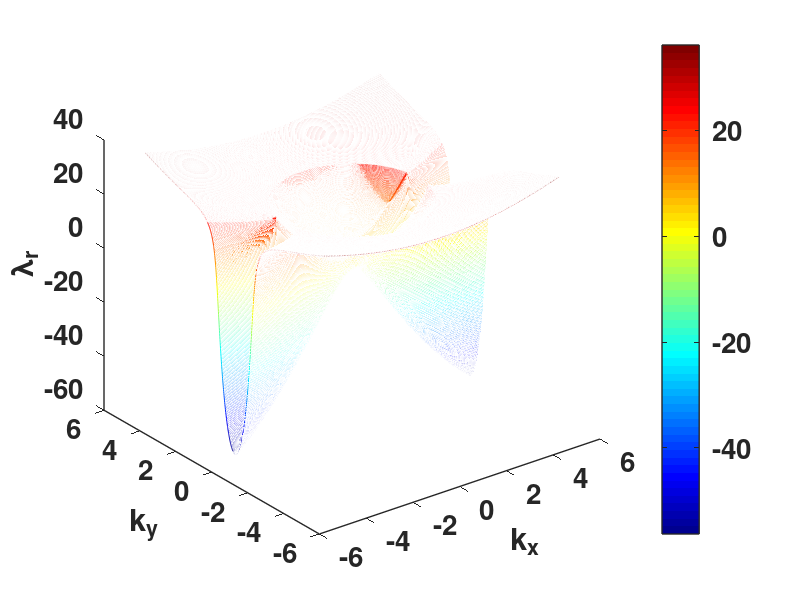
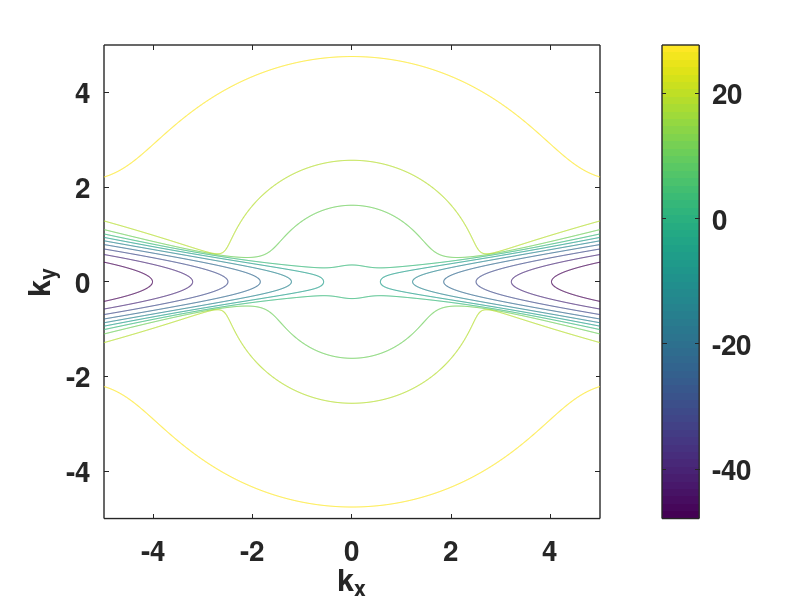

Write MATLAB code to recreate these figures, in order.
function GR2D
% this code plot the growth rate of the linear stability analysis in 1D
clear all; close all; clc
i = sqrt(-1);
set(0, 'defaultaxesfontsize', 20, 'defaultaxesfontWeight', 'bold', 'defaultaxesLineWidth', 1)
% fig1ad: alpha = 1; beta = 10; gamma0 = 1000; ki0 = 10; gamma = 1; mu0 = 1; Pe = 1.2; ki1 = ki0*gamma; nu = 4; n0 = 10; c0 = 01;
% fig1be: alpha = 1; beta = 10; gamma0 = 1000; ki0 = 10; gamma = 0.01; mu0 = 1; Pe = 1.2; ki1 = ki0/gamma; nu = 4; n0 = 1; c0 = 1;
% fig1cf: alpha = 0.1; beta = 10; gamma0 = 1000; ki0 = 10; gamma = 1; mu0 = 0.05; Pe = 1.2; ki1 = ki0/gamma; nu = 4; n0 = 1; c0 = 1;

% parameters of the model
% alpha = 0.01; beta = 10; gamma0 = 1000; ki0 = 10; gamma = 1; mu0 = 0.05;
% Pe = 1.20; ki1 = ki0*gamma; nu = 4; n0 = 0.01; c0 = 0.01;

alpha = 0.25; beta = 10; gamma0 = 100; ki0 = 10; gamma = 1; 
mu0 = 1; Pe = 1.2; ki1 = ki0*gamma; nu = 4; n0 = 1; c0 = 1;

% wave vector grid
kx0 = -5; kxf = 5; ky0 = -5; kyf = 5; m = 512.*2;
dkx = (kxf - kx0)/m; dky = (kyf - ky0)*dkx/(kxf - kx0);
kx = kx0:dkx:kyf; ky = ky0:dky:kyf;
[kx,ky] = meshgrid(kx,ky); k = sqrt(kx.^2 + ky.^2);

% b = -k.^2.*(1 + alpha) - beta.*n0 - k.^2.*(Pe.*n0./(1 + n0).^2 + ki1.*c0)./(1 + nu.*k.^2) + i.*ky.*mu0.*gamma0.*(2.*n0 - gamma + n0./(1 + nu.*k.^2));
% 
% c = (-alpha.*k.^2 - beta.*n0 - ki1.*c0.*k.^2./(1 + nu.*k.^2) + i.*ky.*mu0.*gamma0.*n0).*(-k.^2.*(1 + Pe.*n0.*k.^2./((1 + n0).^2.*(1 + nu.*k.^2))) + i.*ky.*mu0.*gamma0.*(n0 - gamma + n0./(1 + nu.*k.^2))) - n0.*c0.*k.^2.*(ki0 + ki1./(1 + nu.*k.^2)).*(beta + (Pe./(1 + n0).^2 + i.*mu0.*gamma0.*ky)./(1 + nu.*k.^2)); 
% lambda1 = (-(-k.^2.*(1 + alpha) - beta.*n0 - k.^2.*(Pe.*n0./(1 + n0).^2 + ki1.*c0)./(1 + nu.*k.^2) + i.*ky.*mu0.*gamma0.*(2.*n0 - gamma + n0./(1 + nu.*k.^2))) + sqrt((-k.^2.*(1 + alpha) - beta.*n0 - k.^2.*(Pe.*n0./(1 + n0).^2 + ki1.*c0)./(1 + nu.*k.^2) + i.*ky.*mu0.*gamma0.*(2.*n0 - gamma + n0./(1 + nu.*k.^2))).^2 - 4.*((-alpha.*k.^2 - beta.*n0 - ki1.*c0.*k.^2./(1 + nu.*k.^2) + i.*ky.*mu0.*gamma0.*n0).*(-k.^2.*(1 + Pe.*n0.*k.^2./((1 + n0).^2.*(1 + nu.*k.^2))) + i.*ky.*mu0.*gamma0.*(n0 - gamma + n0./(1 + nu.*k.^2))) - n0.*c0.*k.^2.*(ki0 + ki1./(1 + nu.*k.^2)).*(beta + (Pe./(1 + n0).^2 + i.*mu0.*gamma0.*ky)./(1 + nu.*k.^2)))));

lambda2 = (-(-k.^2.*(1 + alpha) - beta.*n0 - k.^2.*(Pe.*n0./(1 + n0).^2 + ki1.*c0)./(1 + nu.*k.^2) + i.*ky.*mu0.*gamma0.*(2.*n0 - gamma + n0./(1 + nu.*k.^2))) - sqrt((-k.^2.*(1 + alpha) - beta.*n0 - k.^2.*(Pe.*n0./(1 + n0).^2 + ki1.*c0)./(1 + nu.*k.^2) + i.*ky.*mu0.*gamma0.*(2.*n0 - gamma + n0./(1 + nu.*k.^2))).^2 - 4.*((-alpha.*k.^2 - beta.*n0 - ki1.*c0.*k.^2./(1 + nu.*k.^2) + i.*ky.*mu0.*gamma0.*n0).*(-k.^2.*(1 + Pe.*n0.*k.^2./((1 + n0).^2.*(1 + nu.*k.^2))) + i.*ky.*mu0.*gamma0.*(n0 - gamma + n0./(1 + nu.*k.^2))) - n0.*c0.*k.^2.*(ki0 + ki1./(1 + nu.*k.^2)).*(beta + (Pe./(1 + n0).^2 + i.*mu0.*gamma0.*ky)./(1 + nu.*k.^2)))));

% figure
% mesh(kx, ky, real(lambda1)); hold on
% xlabel 'k_x', ylabel 'k_y', zlabel '\lambda_r'

% figure
% mesh(kx, ky, real(lambda2)); grid off; colormap(jet)
% xlabel 'k_x', ylabel 'k_y', zlabel '\lambda_r'

figure
mesh(kx, ky, real(lambda2)); grid off; colormap(jet)
xlabel 'k_x', ylabel 'k_y', zlabel '\lambda_r'
colorbar 

figure
contour(kx, ky, real(lambda2)); grid off
xlabel 'k_x', ylabel 'k_y'
colorbar

% figure
% mesh(kx, ky, imag(lambda2)); colormap(jet)
% xlabel 'k_x', ylabel 'k_y', zlabel '\lambda_i'
